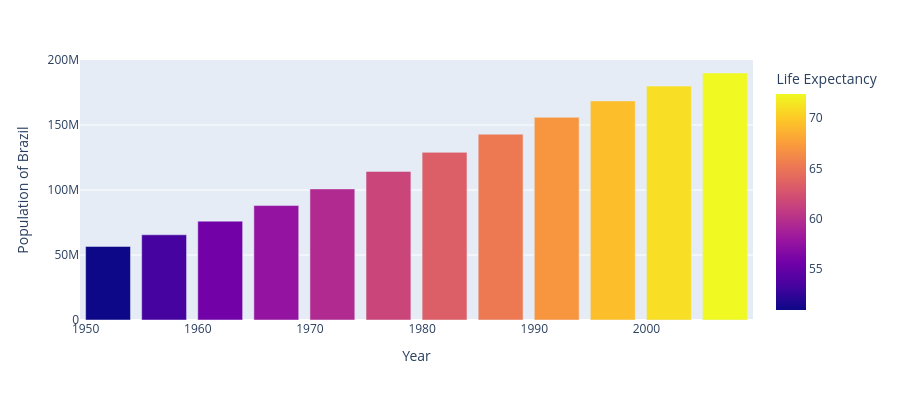

Notebook cell for this chart:
### Code cell
# Plot population of Brazil over the years, with life expectancy as color and hover data
fig = px.bar(data_brazil, x='year', y='pop',
            hover_data=['lifeExp', 'gdpPercap'], color='lifeExp',
            labels={'pop': "Population of Brazil",'year': "Year", 'lifeExp': "Life Expectancy"}, height=400)
fig.show()

### Figure 1 — Plotly figure (JSON) as saved in the notebook; plotly's stock layout.template omitted (floating-point values rounded to 4 significant figures)
{"data": [{"customdata": [[50.92, 2109.0], [53.28, 2487.0], [55.66, 3337.0], [57.63, 3430.0], [59.5, 4986.0], [61.49, 6660.0], [63.34, 7031.0], [65.2, 7807.0], [67.06, 6950.0], [69.39, 7958.0], [71.01, 8131.0], [72.39, 9066.0]], "hovertemplate": "Year=%{x}<br>Population of Brazil=%{y}<br>Life Expectancy=%{marker.color}<br>gdpPercap=%{customdata[1]}<extra></extra>", "legendgroup": "", "marker": {"color": [50.92, 53.28, 55.66, 57.63, 59.5, 61.49, 63.34, 65.2, 67.06, 69.39, 71.01, 72.39], "coloraxis": "coloraxis", "pattern": {"shape": ""}}, "name": "", "orientation": "v", "showlegend": false, "textposition": "auto", "type": "bar", "x": [1952, 1957, 1962, 1967, 1972, 1977, 1982, 1987, 1992, 1997, 2002, 2007], "xaxis": "x", "y": [56602560, 65551171, 76039390, 88049823, 100840058, 114313951, 128962939, 142938076, 155975974, 168546719, 179914212, 190010647], "yaxis": "y"}], "layout": {"barmode": "relative", "coloraxis": {"colorbar": {"title": {"text": "Life Expectancy"}}, "colorscale": [[0, "#0d0887"], [0.1111, "#46039f"], [0.2222, "#7201a8"], [0.3333, "#9c179e"], [0.4444, "#bd3786"], [0.5556, "#d8576b"], [0.6667, "#ed7953"], [0.7778, "#fb9f3a"], [0.8889, "#fdca26"], [1, "#f0f921"]]}, "height": 400, "legend": {"tracegroupgap": 0}, "margin": {"t": 60}, "xaxis": {"anchor": "y", "domain": [0, 1], "title": {"text": "Year"}}, "yaxis": {"anchor": "x", "domain": [0, 1], "title": {"text": "Population of Brazil"}}}}
